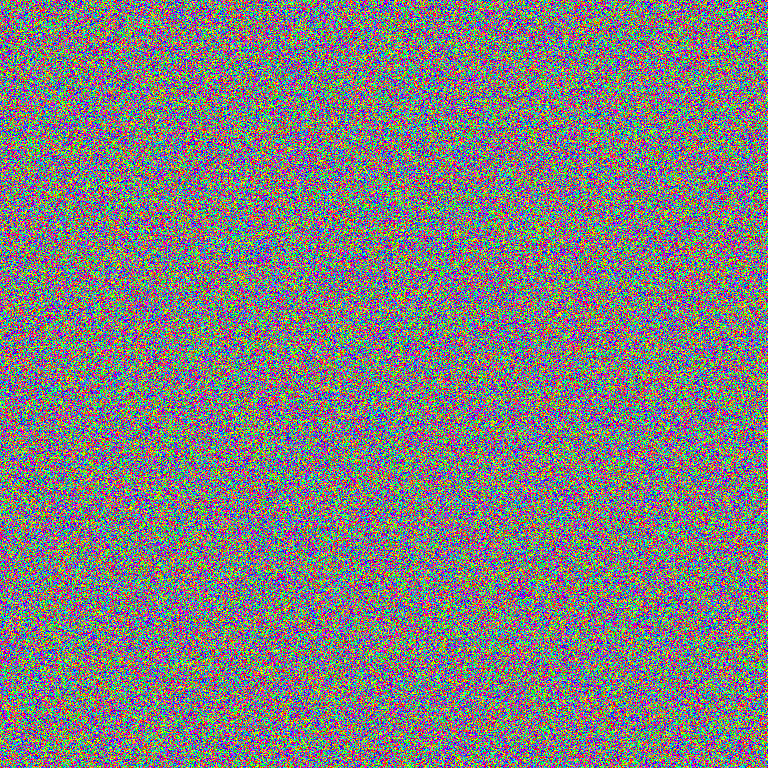
Frame 1 (no input)
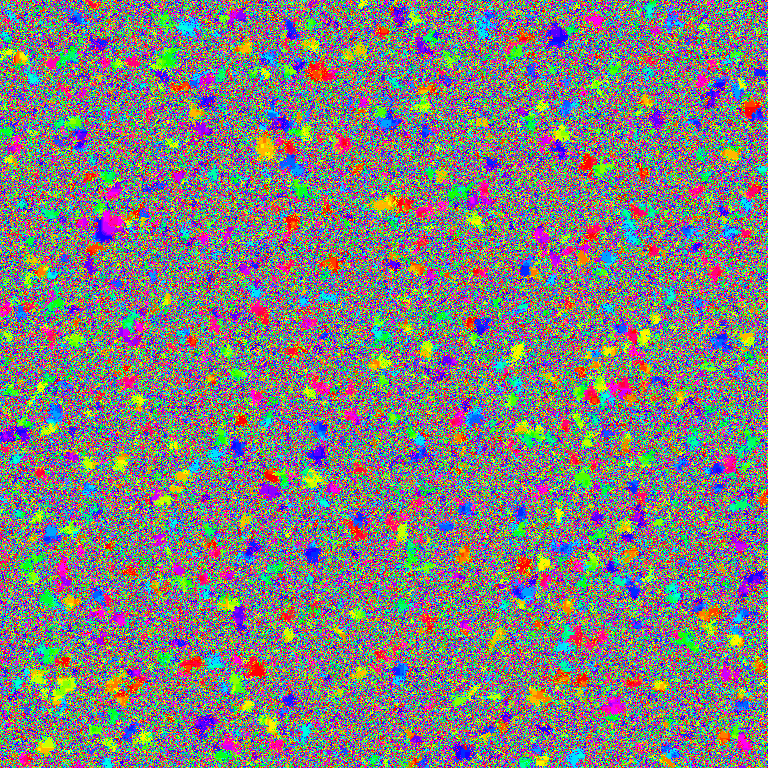
Frame 60 (the mouse pressed at the canvas centre just before this capture)
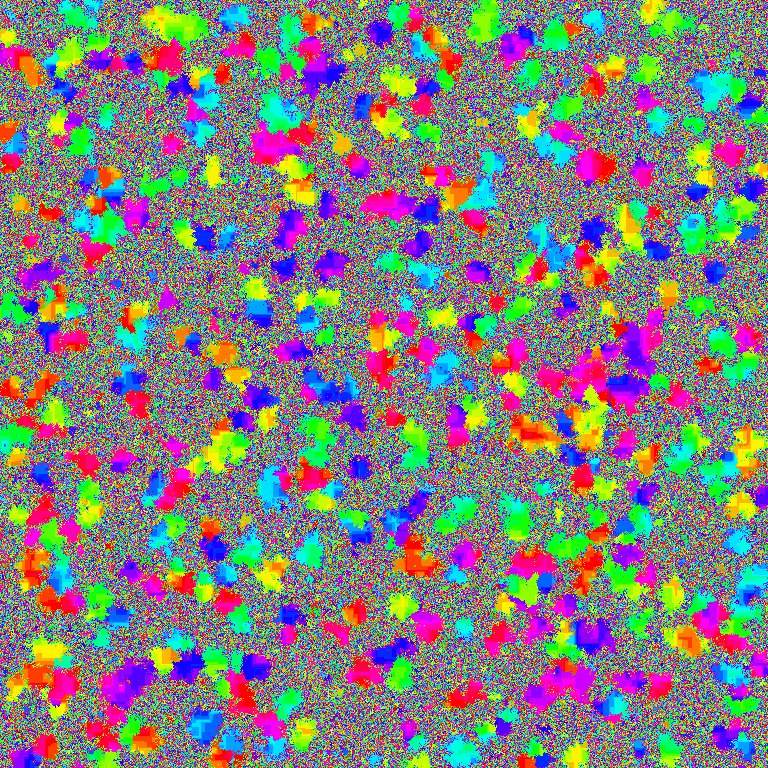
Frame 120 (the mouse held since frame 60 and released just before this capture)

The Processing sketch that drew these frames (run headless with seeded random() and noise(); from frame 60 on, the mouse is pressed at the canvas centre):

// Processing sketch: Cyclic
// ── Cyclic.pde
PGraphics image;
color cBg = color(255);
int states = 25;//16-25

void setup() {
  size(768, 768);
  
  colorMode(HSB,states,100,100);
  
  image = createGraphics(width, height);
  image.beginDraw();
  image.background(cBg);
  //fill field
  for (int i=0; i<width; i++) {
    for (int j=0; j<height; j++) {
      image.set(i, j, colorFromInt(int(random(states))));
    }
  }
  image.endDraw();
  image(image, 0, 0);
}

//void keyPressed() {
void draw() {
  PGraphics temp = createGraphics(width, height);
  temp.beginDraw();
  for (int i=0; i<width; i++) {
    for(int j=0;j<height; j++) {
      int curr = intFromColor(image.get(i, j));
      
      int n = intFromColor(image.get(i, j-1));
      int ne= intFromColor(image.get(i+1, j-1));
      int e = intFromColor(image.get(i+1, j));
      int se= intFromColor(image.get(i+1, j+1));
      int s = intFromColor(image.get(i, j+1));
      int sw= intFromColor(image.get(i-1, j+1));
      int w = intFromColor(image.get(i-1, j));
      int nw= intFromColor(image.get(i-1, j-1));
      
      if (n == (curr+1)%states)
        temp.set(i, j, colorFromInt(n));
      else if (ne == (curr+1)%states)
        temp.set(i, j, colorFromInt(ne));
      else if (e == (curr+1)%states)
        temp.set(i, j, colorFromInt(e));
      else if (se == (curr+1)%states)
        temp.set(i, j, colorFromInt(se));
      else if (s == (curr+1)%states)
        temp.set(i, j, colorFromInt(s));
      else if (sw == (curr+1)%states)
        temp.set(i, j, colorFromInt(sw));
      else if (w == (curr+1)%states)
        temp.set(i, j, colorFromInt(w));
      else if (nw == (curr+1)%states)
        temp.set(i, j, colorFromInt(nw));
      else
        temp.set(i,j,image.get(i, j));
    }
  }
  temp.endDraw();
  
  image.beginDraw();
  image.image(temp,0,0);
  image.endDraw();
  
  image(image, 0, 0);
}
/*
void draw() {
  
  image(image, 0, 0);
}
*/
color colorFromInt(int num) {  
  return color(num,100,100);
}

int intFromColor(color col) {
  return round(hue(col));
}
